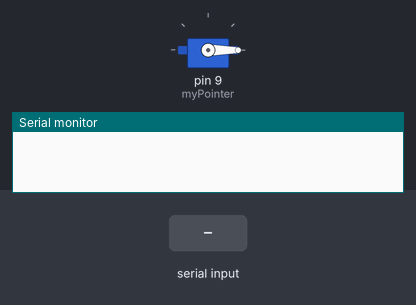
The sketch below on a simulated Arduino Uno, built with avr-gcc and run on an emulated ATmega328P. On the bench: servo, the last lines printed to the serial monitor. The test bench sets the inputs (shaded band).

Above: at 1.2 s.
1.3 s: "0" received over Serial
At 1.75 s:
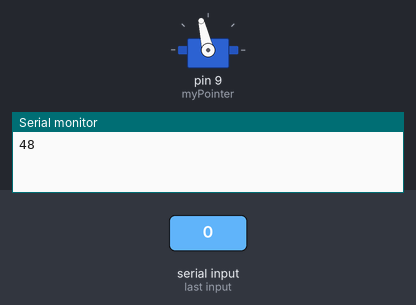
At 2.8 s:
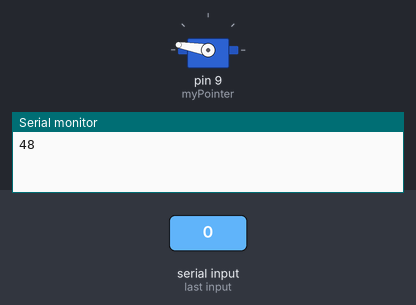
3.5 s: "1" received over Serial
At 5.6 s:
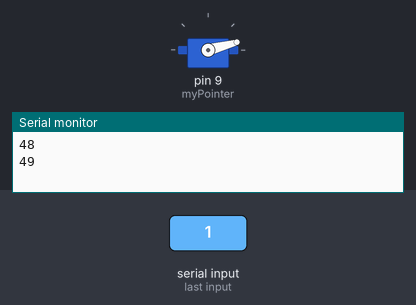
Timing chart, 0 to 7.1 s (numbered marks = the images above; inputs shaded):
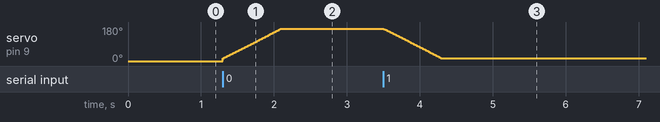

The sketch:

DoorLock.ino
```cpp
#include <Servo.h>
int val;
int pos=0,x;
Servo myPointer;
void setup() {
Serial.begin(9600);
myPointer.attach(9);
myPointer.write(0);
}
void loop() {
if(Serial.available())
{
val=Serial.read();
Serial.println(val);
if(val==48)
{
for(pos=15;pos<=170;pos=pos+1)
{
myPointer.write(pos);
delay(5);
}
}
if(val==49)
{
for(pos=170;pos>=15;pos=pos-1)
{
myPointer.write(pos);
delay(5);
}

}
}
}
```

Measured:
- after the input at 1.3 s, servo on pin 9 (myPointer): moves from 0° to 170° over 0.79 s, starting at once
- after the input at 3.5 s, servo on pin 9 (myPointer): moves from 170° to 15° over 0.78 s, starting at once
